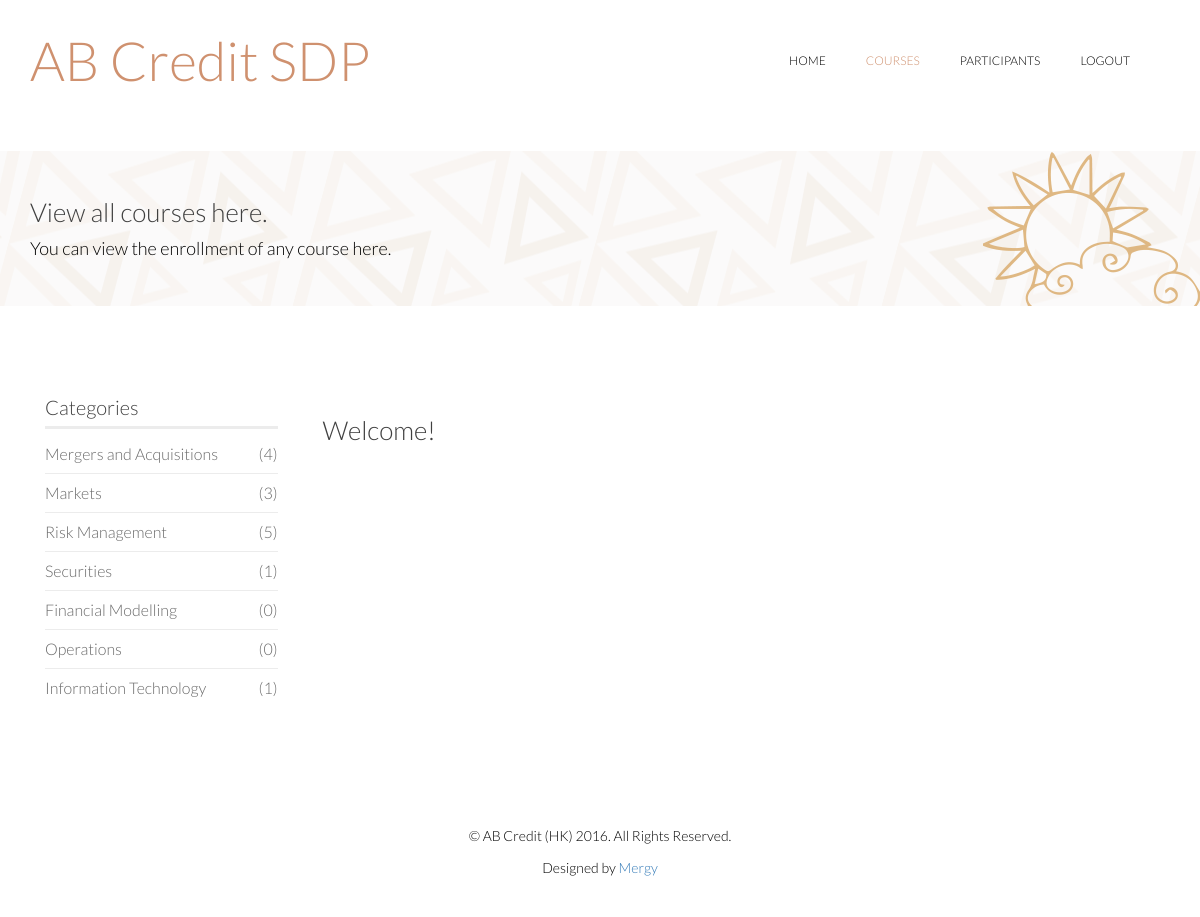
The app's page /hr/course/ (signed in), older data.
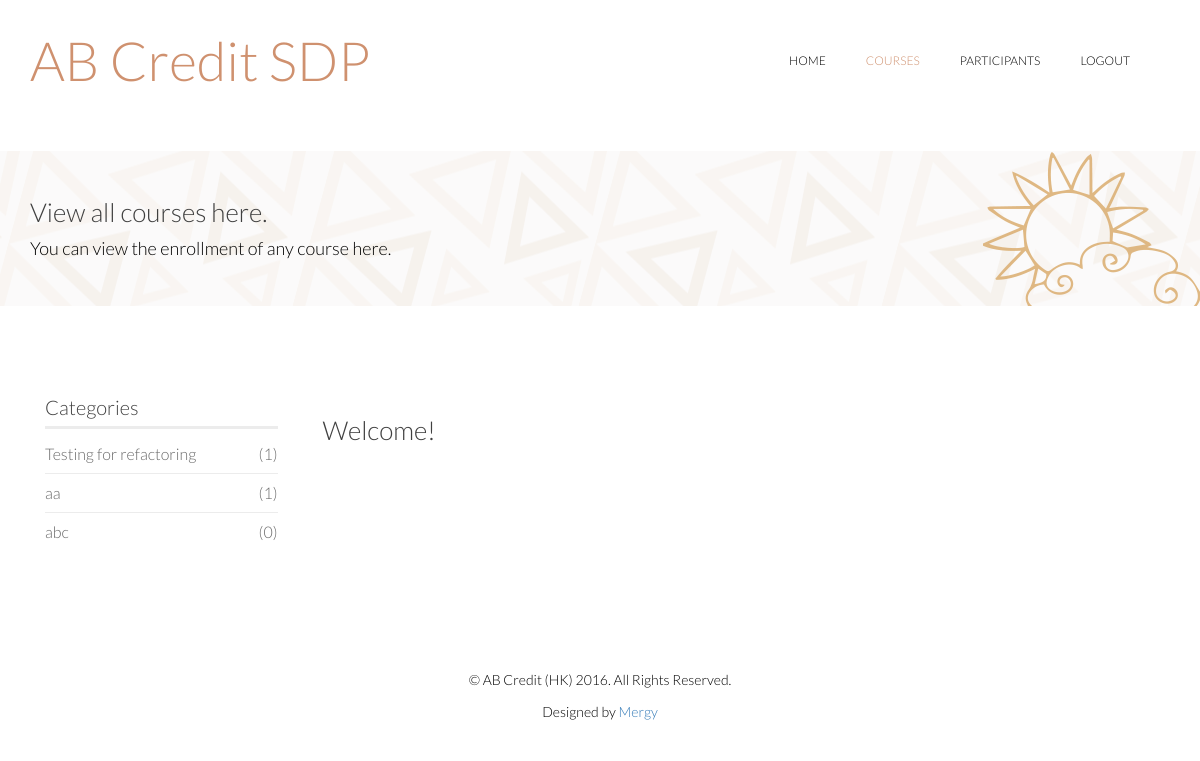
The same page, newer data.
### course/models.py (models this page shows, shortened)
class Category(models.Model):
    name = models.CharField(max_length=200)

### course/views/hr_view.py (the view)
# urls.py: url(r'^', include('course.urls')),
@login_required
def course(request):
    hr = HR.objects.get(user__pk=request.user.id)
    counts = hr.viewCategories()
    return render_to_response('hr/course.html', locals())

### course/models.py (called while the page is built)
    @staticmethod
    def viewCategories(type, instance):
        if type == 'Administrator':
            menu = super(Administrator, instance).viewCategories()
        elif type == 'HR':
            menu = super(HR, instance).viewCategories()
        for c in Category.objects.all():
            menu[c] = Course.objects.filter(category=c).count()
        return menu

    def viewCategories(self):
        menu = dict()
        return menu

    def viewCategories(self):
        return CategoryControl.viewCategories('HR', self)

### course/templates/hr/course.html (shortened to what this page needs)
<html lang="en">
<head>
    {% load static %}
    <link rel="stylesheet" href="{% static 'css/bootstrap.min.css' %}" />
    <link rel="stylesheet" href="{% static 'css/font-awesome.min.css' %}" />
    <link rel="stylesheet" href="{% static 'css/animate.min.css' %}" />
    <link rel="stylesheet" href="{% static 'css/lightbox.css' %}" />
    <link rel="stylesheet" href="{% static 'css/main.css' %}" />
    <link rel="stylesheet" href="{% static 'css/responsive.css' %}" />
</head>
<body>
    <header id="header">
        <div class="container">
            <div class="row">
                <div class="col-sm-12 overflow">
                </div>
            </div>
        </div>
        <div class="navbar navbar-inverse" role="banner">
            <div class="container">
                <div class="navbar-header">
                    <a class="navbar-brand">
                        <h1 style="font-size: 300%; color: #cf916f">AB Credit SDP</h1>
                    </a>
                </div>
                <div class="collapse navbar-collapse">
                    <ul class="nav navbar-nav navbar-right">
                        <li><a href="/">Home</a></li>
                        <li class="active"><a href="/hr/course">Courses</a></li>
                        <li><a href="../participant">Participants</a></li>
                        <li><a onclick="logout()">Logout</a></li>
                    </ul>
                </div>
            </div>
        </div>
    </header>
    <section id="page-breadcrumb">
        <div class="vertical-center sun">
             <div class="container">
                <div class="row">
                    <div class="action">
                        <div class="col-sm-12">
                            <h1 class="title">View all courses here.</h1>
                            <p>You can view the enrollment of any course here.</p>
                        </div>
                    </div>
                </div>
            </div>
        </div>
    </section>
    <section id="projects" class="padding-top">
        <div class="container">
            <div class="row">
                <div class="col-lg-3 col-md-4 col-sm-5">
                    <div class="col-sm-12">
                        <div class="sidebar portfolio-sidebar">
                            <div class="sidebar-item categories" id="category_bar">
                                <h3>Categories</h3>
                                <ul class="nav navbar-stacked">
                                    {% for category, num in counts.items %}
                                    <li>
                                        <a onclick="getCategoryInfo('{{category.id}}', '{{category.name}}')">{{category.name}}
                                            <span class="pull-right">({{num}})</span>
                                        </a>
                                    </li>
                                    {% endfor %}
                                </ul>
                            </div>
                        </div>
                    </div>
                </div>
                <div class="col-lg-9 col-md-8 col-sm-7">
                    <div class="col-sm-12">
                        <div class="row">
                            <h1 id="content-title">Welcome!</h1>
                            <div id="content-main"/></div>
                        </div>
                    </div>
                </div>
            </div>
    </section>
    <footer id="footer">
        <div class="container">
            <div class="row">
                <div class="col-sm-12">
                    <div class="copyright-text text-center">
                        <p>&copy; AB Credit (HK) 2016. All Rights Reserved.</p>
                        <p>Designed by <a target="_blank" href="http://www.cs.hku.hk/programme/course_info.jsp?infile=2016/comp3297.html">Mergy</a></p>
                    </div>
                </div>
            </div>
        </div>
    </footer>
</body>
</html>

Row changes from the older to the newer data that the page shows:
removed Category: name "Securities", num "1"
removed Category: name "Financial Modelling", num "0"
removed Category: name "Operations", num "0"
removed Category: name "Information Technology", num "1"
changed Category: name "Mergers and Acquisitions" → "Testing for refactoring"; id "4" → "1"
changed Category (number 2 of 3 on the later page): name "Markets" → "aa"; num "3" → "1"
changed Category: name "Risk Management" → "abc"; num "5" → "0"
